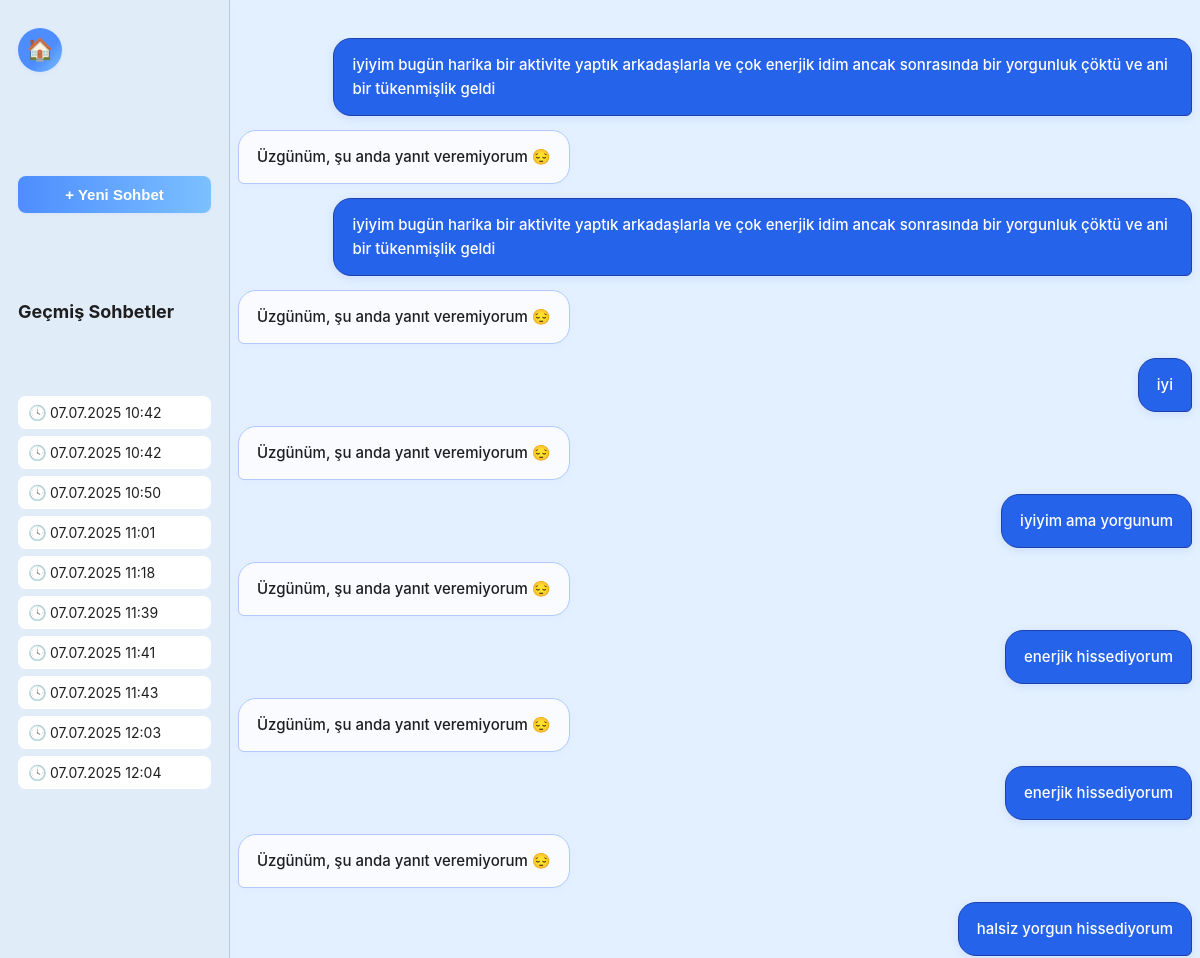
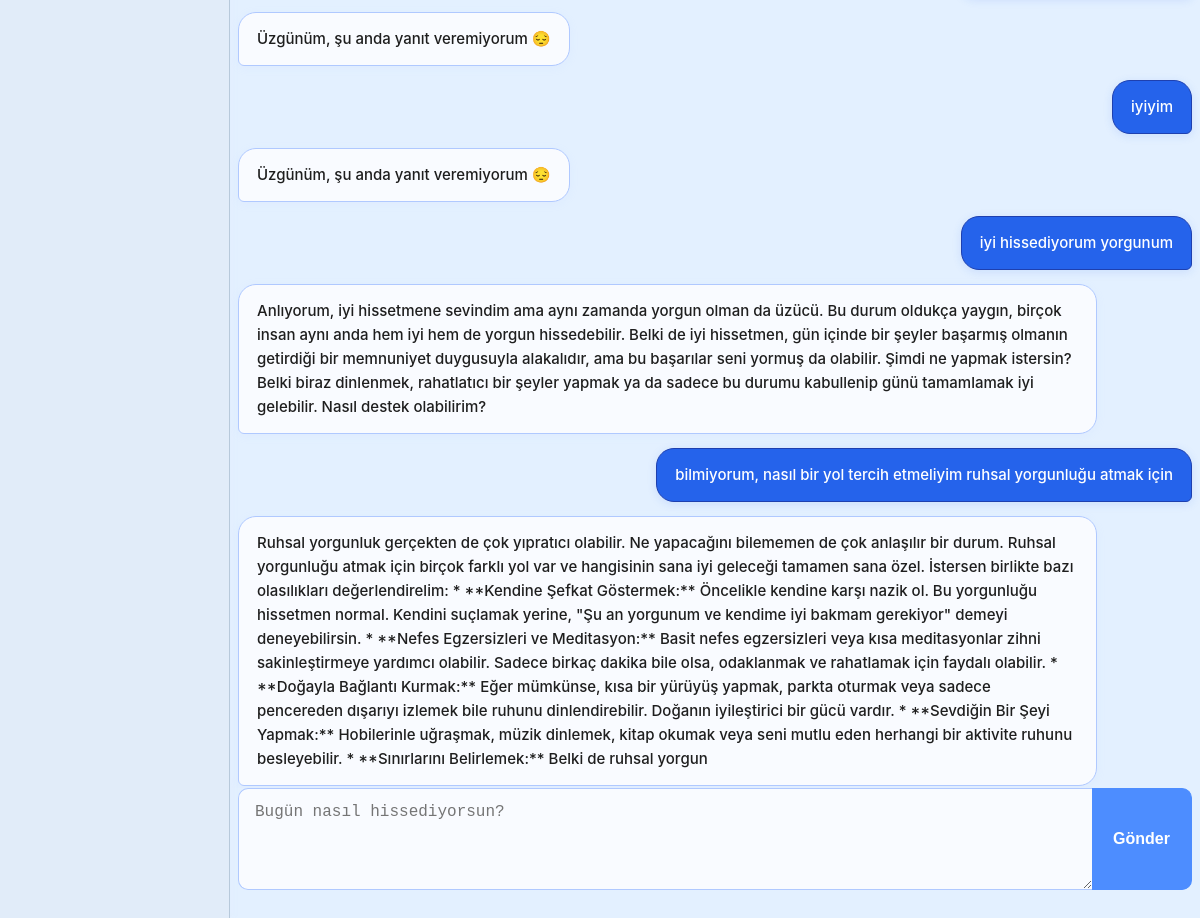
The page /chat (signed in) on the database its author committed (2 pictures, top to bottom).
### app/models.py (models this page shows)
class Message(Base):
    __tablename__ = "messages"
    id = Column(Integer, primary_key=True, index=True)
    user_id = Column(Integer, ForeignKey("users.id"))
    user_input = Column(Text, nullable=False)
    ai_response = Column(Text, nullable=False)
    timestamp = Column(DateTime, default=datetime.utcnow)
    owner = relationship("User", back_populates="messages")

### app/chat.py (the view)
@router.get("/chat")
def get_chat(request: Request, db: Session = Depends(get_db)):
    user_id = request.cookies.get("user_id")
    if not user_id:
        return RedirectResponse("/login", status_code=303)
    messages = db.query(models.Message).filter_by(user_id=user_id).order_by(models.Message.timestamp).all()
    return database.templates.TemplateResponse("chat.html", {
        "request": request,
        "chats": messages,
        "history": messages
    })

### app/templates/chat.html (shortened to what this page needs)
<!DOCTYPE html>
<html lang="tr">
<head>
    <link rel="stylesheet" href="/static/style.css">
</head>
<body class="chat-bg">
    <div class="sidebar">
        <button class="circle-btn" type="button" id="profileBtn" aria-label="Ana Sayfa"><span>🏠</span></button>
        <div style="height: 18px;"></div>
        <form action="/chat/new" method="post" style="margin-bottom:18px;">
            <button type="submit" class="new-chat-btn">+ Yeni Sohbet</button>
        </form>
        <h3>Geçmiş Sohbetler</h3>
        <ul>
            {% for chat in history %}
                <li><a href="/chat/{{ chat.id }}">{{ chat.timestamp.strftime('%d.%m.%Y %H:%M') }}</a></li>
            {% endfor %}
        </ul>
    </div>
    <div class="main chat-main">
        <div class="chat-box" id="chat-box">
            {% for chat in chats %}
                <div class="message user-msg">{{ chat.user_input }}</div>
                <div class="message ai-msg">{{ chat.ai_response }}</div>
            {% endfor %}
        </div>
        <form method="post" class="chat-form">
            <textarea name="user_input" rows="4" style="min-height:64px;" placeholder="Bugün nasıl hissediyorsun?" required></textarea>
            <button type="submit">Gönder</button>
        </form>
    </div>
</body>
</html>

### rows shown on the page
Message: timestamp "07.07.2025 10:42", user_input "iyiyim bugün harika bir aktivite yaptık arkadaşlarla ve çok enerjik idim ancak sonrasında bir yorgunluk çöktü ve ani bir tükenmişlik geldi", ai_response "Üzgünüm, şu anda yanıt veremiyorum 😔"
Message: timestamp "07.07.2025 10:42", user_input "iyiyim bugün harika bir aktivite yaptık arkadaşlarla ve çok enerjik idim ancak sonrasında bir yorgunluk çöktü ve ani bir tükenmişlik geldi", ai_response "Üzgünüm, şu anda yanıt veremiyorum 😔"
Message: timestamp "07.07.2025 10:50", user_input "iyi", ai_response "Üzgünüm, şu anda yanıt veremiyorum 😔"
Message: timestamp "07.07.2025 11:01", user_input "iyiyim ama yorgunum", ai_response "Üzgünüm, şu anda yanıt veremiyorum 😔"
Message: timestamp "07.07.2025 11:18", user_input "enerjik hissediyorum", ai_response "Üzgünüm, şu anda yanıt veremiyorum 😔"
Message: timestamp "07.07.2025 11:39", user_input "enerjik hissediyorum", ai_response "Üzgünüm, şu anda yanıt veremiyorum 😔"
Message: timestamp "07.07.2025 11:41", user_input "halsiz yorgun hissediyorum", ai_response "Üzgünüm, şu anda yanıt veremiyorum 😔"
Message: timestamp "07.07.2025 11:43", user_input "iyiyim", ai_response "Üzgünüm, şu anda yanıt veremiyorum 😔"
Message: timestamp "07.07.2025 12:03", user_input "iyi hissediyorum yorgunum", ai_response "Anlıyorum, iyi hissetmene sevindim ama aynı zamanda yorgun olman da üzücü. Bu durum oldukça yaygın, birçok insan aynı anda hem iyi hem de yorgun hissedebilir. Belki de iyi hissetmen, gün içinde bir şeyler başarmış olmanın getirdiği bir memnuniyet duygusuyla alakalıdır, ama bu başarılar seni yormuş da olabilir. Şimdi ne yapmak istersin? Belki biraz dinlenmek, rahatlatıcı bir şeyler yapmak ya da sadece bu durumu kabullenip günü tamamlamak iyi gelebilir. Nasıl destek olabilirim?"
Message: timestamp "07.07.2025 12:04", user_input "bilmiyorum, nasıl bir yol tercih etmeliyim ruhsal yorgunluğu atmak için", ai_response "Ruhsal yorgunluk gerçekten de çok yıpratıcı olabilir. Ne yapacağını bilememen de çok anlaşılır bir durum. Ruhsal yorgunluğu atmak için birçok farklı yol var ve hangisinin sana iyi geleceği tamamen sana özel. İstersen birlikte bazı olasılıkları değerlendirelim: * **Kendine Şefkat Göstermek:** Öncelikle kendine karşı nazik ol. Bu yorgunluğu hissetmen normal. Kendini suçlamak yerine, \"Şu an yorgunum ve kendime iyi bakmam gerekiyor\" demeyi deneyebilirsin. * **Nefes Egzersizleri ve Meditasyon:** Basit nefes egzersizleri veya kısa meditasyonlar zihni sakinleştirmeye yardımcı olabilir. Sadece birkaç dakika bile olsa, odaklanmak ve rahatlamak için faydalı olabilir. * **Doğayla Bağlantı Kurmak:**…"
